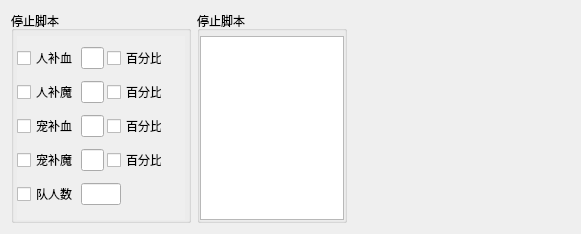
<?xml version="1.0" encoding="UTF-8"?>
<ui version="4.0">
 <class>GameScriptStopWgt</class>
 <widget class="QWidget" name="GameScriptStopWgt">
  <property name="geometry">
   <rect>
    <x>0</x>
    <y>0</y>
    <width>581</width>
    <height>234</height>
   </rect>
  </property>
  <property name="windowTitle">
   <string>GameScriptStopWgt</string>
  </property>
  <layout class="QHBoxLayout" name="horizontalLayout">
   <item>
    <widget class="QGroupBox" name="groupBox_2">
     <property name="maximumSize">
      <size>
       <width>180</width>
       <height>16777215</height>
      </size>
     </property>
     <property name="toolTip">
      <string>输入项为空，则不进行判断</string>
     </property>
     <property name="title">
      <string>停止脚本</string>
     </property>
     <layout class="QHBoxLayout" name="horizontalLayout_10">
      <property name="leftMargin">
       <number>3</number>
      </property>
      <property name="topMargin">
       <number>5</number>
      </property>
      <property name="rightMargin">
       <number>3</number>
      </property>
      <property name="bottomMargin">
       <number>0</number>
      </property>
      <item>
       <widget class="QScrollArea" name="scrollArea_2">
        <property name="maximumSize">
         <size>
          <width>200</width>
          <height>16777215</height>
         </size>
        </property>
        <property name="frameShape">
         <enum>QFrame::NoFrame</enum>
        </property>
        <property name="verticalScrollBarPolicy">
         <enum>Qt::ScrollBarAlwaysOff</enum>
        </property>
        <property name="horizontalScrollBarPolicy">
         <enum>Qt::ScrollBarAlwaysOff</enum>
        </property>
        <property name="widgetResizable">
         <bool>true</bool>
        </property>
        <widget class="QWidget" name="scrollAreaWidgetContents_2">
         <property name="geometry">
          <rect>
           <x>0</x>
           <y>0</y>
           <width>172</width>
           <height>197</height>
          </rect>
         </property>
         <layout class="QVBoxLayout" name="verticalLayout_4">
          <property name="spacing">
           <number>0</number>
          </property>
          <property name="leftMargin">
           <number>0</number>
          </property>
          <property name="topMargin">
           <number>0</number>
          </property>
          <property name="rightMargin">
           <number>0</number>
          </property>
          <property name="bottomMargin">
           <number>0</number>
          </property>
          <item>
           <layout class="QHBoxLayout" name="horizontalLayout_12">
            <property name="spacing">
             <number>3</number>
            </property>
            <item>
             <widget class="QCheckBox" name="checkBox_stopPlayerHp">
              <property name="text">
               <string>人补血</string>
              </property>
             </widget>
            </item>
            <item>
             <widget class="QLineEdit" name="lineEdit_playerHp">
              <property name="maximumSize">
               <size>
                <width>40</width>
                <height>16777215</height>
               </size>
              </property>
              <property name="placeholderText">
               <string/>
              </property>
             </widget>
            </item>
            <item>
             <widget class="QCheckBox" name="checkBox_hpPercentage">
              <property name="maximumSize">
               <size>
                <width>55</width>
                <height>16777215</height>
               </size>
              </property>
              <property name="text">
               <string>百分比</string>
              </property>
             </widget>
            </item>
            <item>
             <spacer name="horizontalSpacer_3">
              <property name="orientation">
               <enum>Qt::Horizontal</enum>
              </property>
              <property name="sizeHint" stdset="0">
               <size>
                <width>40</width>
                <height>20</height>
               </size>
              </property>
             </spacer>
            </item>
           </layout>
          </item>
          <item>
           <layout class="QHBoxLayout" name="horizontalLayout_11">
            <property name="spacing">
             <number>3</number>
            </property>
            <item>
             <widget class="QCheckBox" name="checkBox_stopPlayerMp">
              <property name="text">
               <string>人补魔</string>
              </property>
             </widget>
            </item>
            <item>
             <widget class="QLineEdit" name="lineEdit_playerMp">
              <property name="maximumSize">
               <size>
                <width>40</width>
                <height>16777215</height>
               </size>
              </property>
             </widget>
            </item>
            <item>
             <widget class="QCheckBox" name="checkBox_mpPercentage">
              <property name="maximumSize">
               <size>
                <width>55</width>
                <height>16777215</height>
               </size>
              </property>
              <property name="text">
               <string>百分比</string>
              </property>
             </widget>
            </item>
            <item>
             <spacer name="horizontalSpacer_2">
              <property name="orientation">
               <enum>Qt::Horizontal</enum>
              </property>
              <property name="sizeHint" stdset="0">
               <size>
                <width>40</width>
                <height>20</height>
               </size>
              </property>
             </spacer>
            </item>
           </layout>
          </item>
          <item>
           <layout class="QHBoxLayout" name="horizontalLayout_14">
            <property name="spacing">
             <number>3</number>
            </property>
            <item>
             <widget class="QCheckBox" name="checkBox_stopPetHp">
              <property name="text">
               <string>宠补血</string>
              </property>
             </widget>
            </item>
            <item>
             <widget class="QLineEdit" name="lineEdit_petHp">
              <property name="maximumSize">
               <size>
                <width>40</width>
                <height>16777215</height>
               </size>
              </property>
             </widget>
            </item>
            <item>
             <widget class="QCheckBox" name="checkBox_petHpPercentage">
              <property name="maximumSize">
               <size>
                <width>55</width>
                <height>16777215</height>
               </size>
              </property>
              <property name="text">
               <string>百分比</string>
              </property>
             </widget>
            </item>
            <item>
             <spacer name="horizontalSpacer_5">
              <property name="orientation">
               <enum>Qt::Horizontal</enum>
              </property>
              <property name="sizeHint" stdset="0">
               <size>
                <width>40</width>
                <height>20</height>
               </size>
              </property>
             </spacer>
            </item>
           </layout>
          </item>
          <item>
           <layout class="QHBoxLayout" name="horizontalLayout_13">
            <property name="spacing">
             <number>3</number>
            </property>
            <item>
             <widget class="QCheckBox" name="checkBox_stopPetMp">
              <property name="text">
               <string>宠补魔</string>
              </property>
             </widget>
            </item>
            <item>
             <widget class="QLineEdit" name="lineEdit_petMp">
              <property name="maximumSize">
               <size>
                <width>40</width>
                <height>16777215</height>
               </size>
              </property>
             </widget>
            </item>
            <item>
             <widget class="QCheckBox" name="checkBox_petMpPercentage">
              <property name="maximumSize">
               <size>
                <width>55</width>
                <height>16777215</height>
               </size>
              </property>
              <property name="text">
               <string>百分比</string>
              </property>
             </widget>
            </item>
            <item>
             <spacer name="horizontalSpacer_4">
              <property name="orientation">
               <enum>Qt::Horizontal</enum>
              </property>
              <property name="sizeHint" stdset="0">
               <size>
                <width>40</width>
                <height>20</height>
               </size>
              </property>
             </spacer>
            </item>
           </layout>
          </item>
          <item>
           <layout class="QHBoxLayout" name="horizontalLayout_16">
            <property name="spacing">
             <number>3</number>
            </property>
            <item>
             <widget class="QCheckBox" name="checkBox_stopTroopCount">
              <property name="text">
               <string>队人数</string>
              </property>
             </widget>
            </item>
            <item>
             <widget class="QLineEdit" name="lineEdit_troopCount">
              <property name="minimumSize">
               <size>
                <width>0</width>
                <height>0</height>
               </size>
              </property>
              <property name="maximumSize">
               <size>
                <width>40</width>
                <height>16777215</height>
               </size>
              </property>
             </widget>
            </item>
            <item>
             <spacer name="horizontalSpacer_7">
              <property name="orientation">
               <enum>Qt::Horizontal</enum>
              </property>
              <property name="sizeHint" stdset="0">
               <size>
                <width>40</width>
                <height>20</height>
               </size>
              </property>
             </spacer>
            </item>
           </layout>
          </item>
         </layout>
        </widget>
       </widget>
      </item>
     </layout>
    </widget>
   </item>
   <item>
    <widget class="QGroupBox" name="groupBox_4">
     <property name="maximumSize">
      <size>
       <width>150</width>
       <height>16777215</height>
      </size>
     </property>
     <property name="title">
      <string>停止脚本</string>
     </property>
     <layout class="QVBoxLayout" name="verticalLayout_5">
      <property name="leftMargin">
       <number>0</number>
      </property>
      <property name="topMargin">
       <number>5</number>
      </property>
      <property name="rightMargin">
       <number>0</number>
      </property>
      <property name="bottomMargin">
       <number>0</number>
      </property>
      <item>
       <widget class="QListWidget" name="listWidget">
        <property name="minimumSize">
         <size>
          <width>0</width>
          <height>0</height>
         </size>
        </property>
        <property name="maximumSize">
         <size>
          <width>16777215</width>
          <height>16777215</height>
         </size>
        </property>
       </widget>
      </item>
     </layout>
    </widget>
   </item>
   <item>
    <spacer name="horizontalSpacer">
     <property name="orientation">
      <enum>Qt::Horizontal</enum>
     </property>
     <property name="sizeHint" stdset="0">
      <size>
       <width>40</width>
       <height>20</height>
      </size>
     </property>
    </spacer>
   </item>
  </layout>
 </widget>
 <layoutdefault spacing="6" margin="11"/>
 <resources/>
 <connections/>
</ui>
